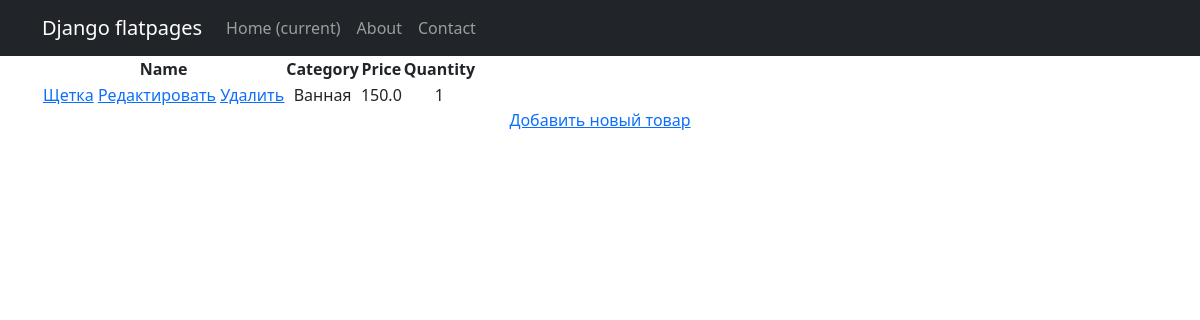
Before: /products/ with the older database file.
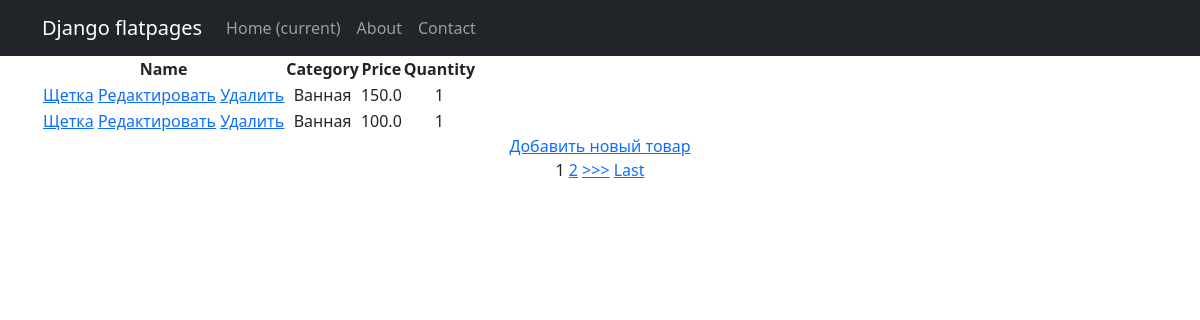
After: the same page with the newer database file.
### simpleapp/models.py (models this page shows, shortened)
class Product(models.Model):
    name = models.CharField(max_length=200)
    price = models.FloatField(validators=[MinValueValidator(0.0, 'Price should be >= 0.0')])
    quantity = models.IntegerField(validators=[MinValueValidator(0, 'Quantity should be >= 0')])
    category = models.ForeignKey('Category', on_delete=models.CASCADE)

class Category(models.Model):
    name = models.CharField(max_length=200)

### simpleapp/views.py (the view)
# urls.py: path('', Products.as_view()),
class Products(ListView):
    model = Product
    template_name = 'product_list.html'
    context_object_name = 'products'
    ordering = ['-price']
    paginate_by = 1
    def get_context_data(self, **kwargs):
        context = super().get_context_data(**kwargs)
        context['filter'] = ProductFilter(self.request.GET, queryset=self.get_queryset())
        return context

### templates/product_list.html (shortened to what this page needs)
{% extends 'flatpages/default.html' %}
{% block content %}
<table>
    <thead>
        <th>
            Name
        </th>
        <th>
            Category
        </th>
        <th>
            Price
        </th>
        <th>
            Quantity
        </th>
    </thead>
    {% for product in filter.qs %}
    <tr>
        <td>
            <a href="{% url 'product_detail' product.id %}">{{ product.name|title }}</a>
            <a href="{% url 'product_update' product.id %}"><u>Редактировать</u></a>
            <a href="{% url 'product_delete' product.id %}"><u> Удалить </u></a>
        </td>
        <td>
            {{ product.category.name|title }}
        </td>
        <td>
            {{ product.price }}
        </td>
        <td>
            {{ product.quantity }}
        </td>
    </tr>
    {% endfor %}
</table>
<a href="{% url 'product_create' %}">Добавить новый товар</a> <br>
{% if is_paginated %}
    {% for num in page_obj.paginator.page_range %}
        {% if page_obj.number == num %}
            <a>{{ num }}</a>
        {% elif num > page_obj.number|add:'-3' and num < page_obj.number|add:'3' %}
            <a href="?page={{ num }}">{{ num }}</a>
        {% endif %}
    {% endfor %}
    {% if page_obj.has_next %}
        <a href="?page={{ page_obj.next_page_number }}">>>></a>
        <a href="?page={{ page_obj.paginator.num_pages }}">Last</a>
    {% endif %}
{% endif %}
<br>
{% endblock content %}

### templates/flatpages/default.html (shortened to what this page needs)
<!DOCTYPE html>
{% load static %}
<html lang="en">
    <head>
        {% load static %}
        <link href="{% static 'css/styles.css' %}" rel="stylesheet" />
    </head>
    <body>
                <nav class="navbar navbar-expand-lg navbar-dark bg-dark static-top">
           <div class="container">
               <a class="navbar-brand" href="#">Django flatpages</a>
               <div class="collapse navbar-collapse" id="navbarResponsive">
                   <ul class="navbar-nav ml-auto">
                       <li class="nav-item active">
                           <a class="nav-link" href="#">Home
                               <span class="sr-only">(current)</span>
                           </a>
                       </li>
                       <li class="nav-item">
                           <a class="nav-link" href="/about/">About</a>
                       </li>
                       <li class="nav-item">
                           <a class="nav-link" href="/page2/">Contact</a>
                       </li>
                   </ul>
               </div>
           </div>
        </nav>
        <div class="container">
            <div class="row">
                <div class="col-lg-12 text-center">
                    {% block content %}{% endblock content %}
                </div>
            </div>
        </div>
    </body>
</html>

Changed rows visible on the page:
added Product: name "Щетка", category.name "Ванная", price "100.0", quantity "1"
Other visible differences:
new list line: "1"
new list line: "2"
text now shown: ">>> Last"
